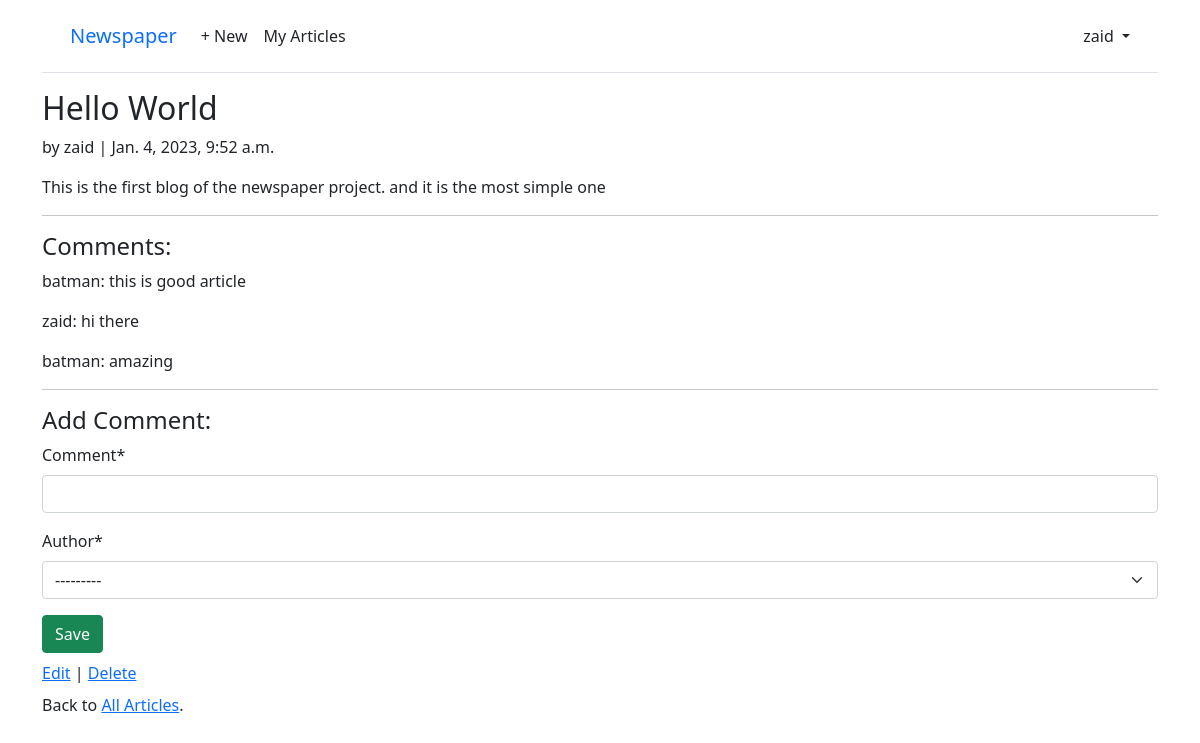
The app's page /articles/1/ (signed in) with its own data.
### accounts/models.py (models this page shows)
class CustomUser(AbstractUser):
    age = models.PositiveIntegerField(null=True, blank=True)

### articles/models.py (models this page shows, shortened)
class Article(models.Model):
    title = models.CharField(max_length=150)
    body = models.TextField()
    date = models.DateTimeField(auto_now_add=True)
    author = models.ForeignKey(
        settings.AUTH_USER_MODEL,
        on_delete=models.CASCADE)

class Comment(models.Model):
    article = models.ForeignKey(Article, on_delete=models.CASCADE)
    comment = models.CharField(max_length=140)
    author = models.ForeignKey(settings.AUTH_USER_MODEL, on_delete=models.CASCADE)
    def __str__(self):
        return self.comment

### articles/views.py (the view, shortened to what this page needs)
# urls.py: path("<int:pk>/", ArticleDetailView.as_view(), name="article_detail"),
class ArticleDetailView(LoginRequiredMixin, DetailView):
    def get(self, request, *args, **kwargs):
        view = CommentGet.as_view()
        return view(request, *args, **kwargs)

### articles/forms.py
class CommentForm(forms.ModelForm):
    class Meta:
        model = Comment
        fields = ['comment', 'author']

### articles/views.py (called while the page is built)
    def get_context_data(self, **kwargs):
        context = super().get_context_data(**kwargs)
        context["form"] = CommentForm()
        return context

### templates/article_detail.html
{% extends "base.html" %}
{% load crispy_forms_tags %}
{% block content %}
<div class="article-entry">
<h2>{{ object.title }}</h2>
<p>by {{ object.author }} | {{ object.date }}</p>
<p>{{ object.body }}</p>
</div>
<hr>
<h4>Comments:</h4>
{% for comment in article.comment_set.all %}
<p>{{ comment.author }}: {{comment}}</p>
{% endfor %}
<hr>
<h4>Add Comment:</h4>
<form method="post" >{% csrf_token %}
    {{form|crispy}}
<button type="submit" class="btn btn-success ml-2">Save</button>
</form>
<p class="my-2"><a href="{% url 'article_update' article.pk %}">Edit</a> |
<a href="{% url 'article_delete' article.pk %}">Delete</a></p>
<p>Back to <a href="{% url 'allArticles' %}">All Articles</a>.</p>
{% endblock content %}

### templates/base.html (shortened to what this page needs)
<!DOCTYPE html>
<html>
<head>
    <link href="https://cdn.jsdelivr.net/npm/bootstrap@5.1.3/dist/css/bootstrap.min.css" rel="stylesheet">
</head>
<body>
<div class="container">
<header class="p-3 mb-3 border-bottom">
<div class="container">
<div class="d-flex flex-wrap align-items-center justify-content-center
justify-content-lg-start">
<a class="navbar-brand" href="{% url 'home' %}">Newspaper</a>
<ul class="nav col-12 col-lg-auto me-lg-auto mb-2 justify-content-center
mb-md-0">
{% if user.is_authenticated %}
<li><a href="{% url 'article_create' %}" class="nav-link px-2 link-dark">+ New</a></li>
    <a href="/articles/myArticles/" class="nav-link px-2 link-dark">My Articles</a>
</ul>
<div class="dropdown text-end">
<a href="#" class="d-block link-dark text-decoration-none dropdown-toggle"
id="dropdownUser1" data-bs-toggle="dropdown" aria-expanded="false">
{{ user.username }}
</a>
</div>
{% endif %}
</div>
</div>
</header>
<main>
{% block content %}
{% endblock content %}
</main>
</div>
</body>
</html>

### records on screen
CustomUser: username "zaid"
Article: title "Hello World", author "zaid", date "Jan. 4, 2023, 9:52 a.m.", body "This is the first blog of the newspaper project. and it is the most simple one"
Comment: author "batman", comment "this is good article"
Comment: author "zaid", comment "hi there"
Comment: author "batman", comment "amazing"
